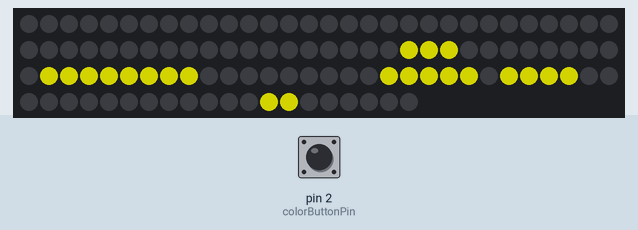
Simulated run of this program. Board: Arduino Pro Mini, built with avr-gcc and run on an emulated ATmega328P. Parts: 110 RGB LEDs in strip order, left to right, continuing on the next row. The test bench sets the inputs (shaded band); at power-on: pin 2 (colorButtonPin) HIGH. Dim RGB values are drawn brighter than linear; the local clock reads 2024-03-15 10:24:30 at power-on unless the program sets it.

Above: at 1.2 s.
1.3 s: pin 2 (colorButtonPin) pulled LOW for 0.15 s
2.9 s: pin 2 (colorButtonPin) pulled LOW for 1 s
At 3.2 s:
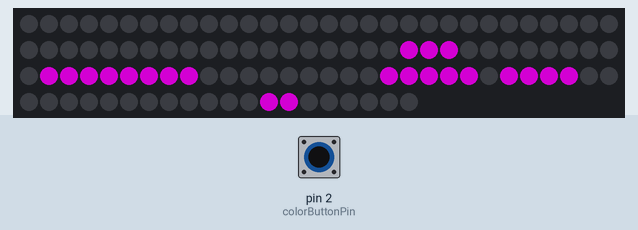
5.4 s: pin 2 (colorButtonPin) pulled LOW for 0.15 s
7.0 s: pin 2 (colorButtonPin) pulled LOW for 3.2 s
At 7.6 s:
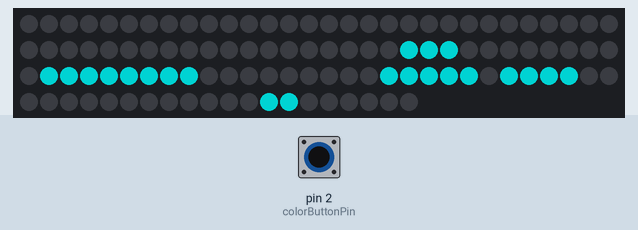
11.7 s: pin 2 (colorButtonPin) pulsed LOW 5 times (0.12 s each, 0.3 s apart)
At 13.3 s:
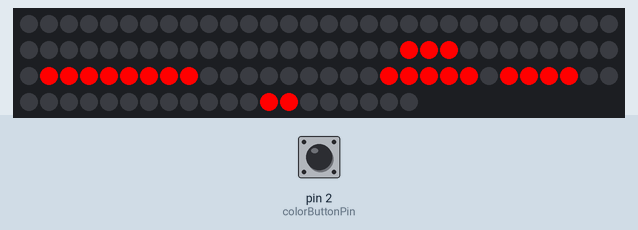
14.7 s: pin 2 (colorButtonPin) pulled LOW for 0.15 s
At 15.8 s:
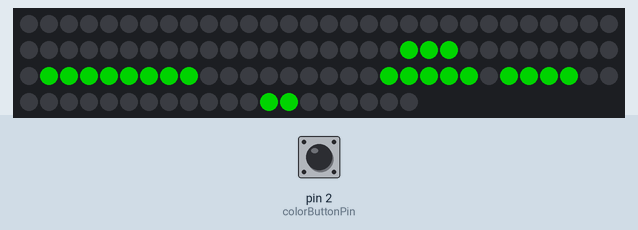
Timing chart, 0 to 17.3 s (numbered marks = the images above; inputs shaded):
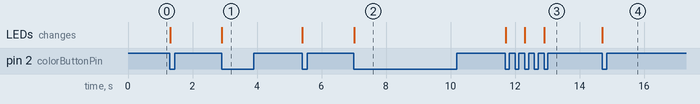

Measured:
- after the input at 2.9 s, the LEDs: change at once (image 1)
- after the input at 7.0 s, the LEDs: change at once (image 2)
- after the input at 11.7 s, the LEDs: first change at once (image 3 shows a later state)
- after the input at 14.7 s, the LEDs: change at once (image 4)

The program:

main.cpp
```cpp
#ifdef MCU
    #include <Arduino.h>
    #include <DS3231.h>
    #include <LocalTime.h>
    #include <Display.h>
    #include <NeoPixelDisplay.h>
#else
    #include "ConsoleDisplay.h"
    #include "MockRtc.h"
#endif

#include <Writer.h>
#include <Debug.h>

// init RTC
DS3231 rtc(SDA, SCL);

// neopixel setup
const int LED_PIN = 12;

// colors
#define colorButtonPin 2

const unsigned long TWOHALF_MINUTES = 150;

// to debounce the buttons
volatile unsigned long colorTimer = 0;

#ifdef MCU
    Adafruit_NeoPixel pixels(110, LED_PIN);

    NeoPixelDisplay display(&pixels);
#else
    ConsoleDisplay display;
#endif

Writer writer(&display);


// set next color, save to EEPROM and force redraw
void colorButtonPressed()
{
    PRINT("COLOR BUTTON PRESS CALLED");
    if (millis() - colorTimer > 400UL)
    {
        display.setNextColor();
        writer.redraw();
        colorTimer = millis();
    }
}

void setup() {

    #ifdef DEBUG
    Serial.begin(9600);
    pixels.begin();
    #endif

    PRINTLN("Starting...");

    rtc.begin();
    PRINTLN("RTC initialized.");

    pinMode(colorButtonPin, INPUT_PULLUP); // pullup resistor, no need for extra resistor in the circuit
    attachInterrupt(digitalPinToInterrupt(colorButtonPin), colorButtonPressed, FALLING);
    PRINTLN("Button interrupt attached.");

    PRINTLN("Pixels started.");

}

void loop() {
    auto localTime = getLocalTime(
        rtc.getUnixTime(rtc.getTime()),
        TWOHALF_MINUTES
    );
    // PRINTLN(localTime);
    writer.updateTime(localTime);
}

#ifdef NATIVE
int main() {
    setup();
    while (true) {
        loop();
    }
}
#endif
```
